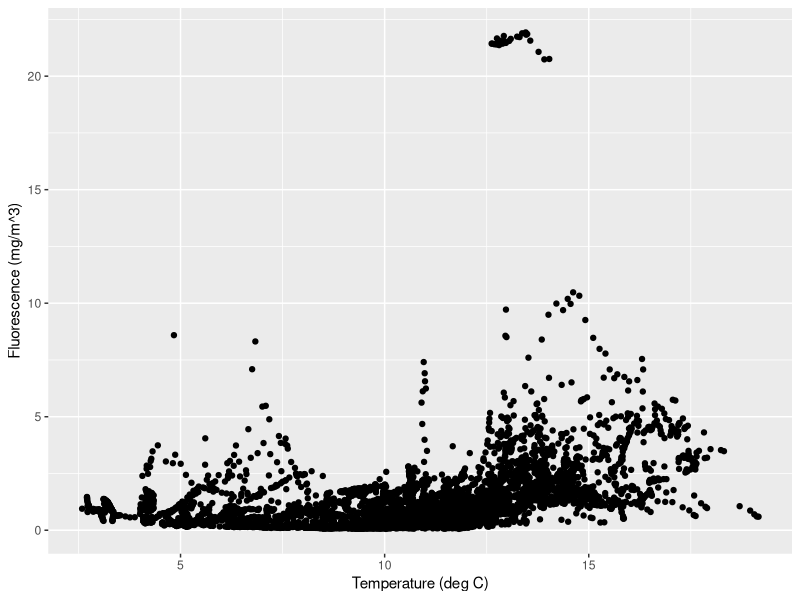
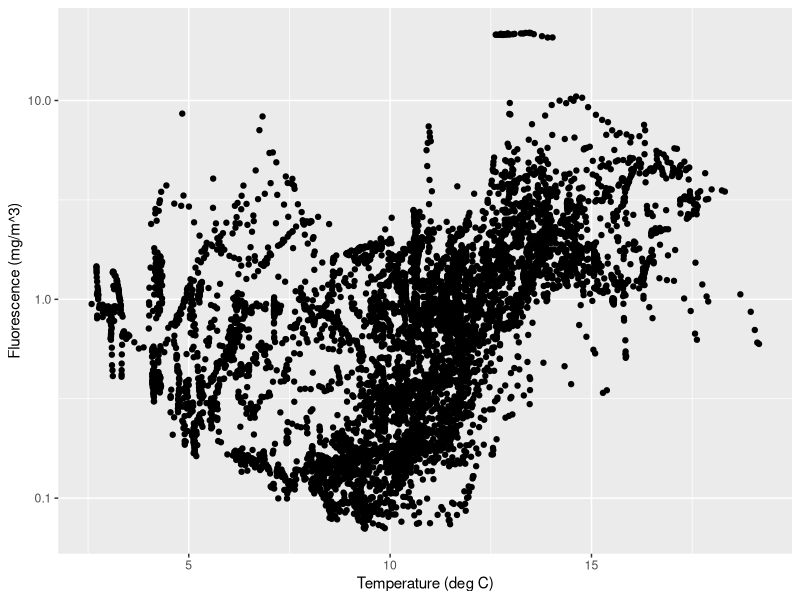
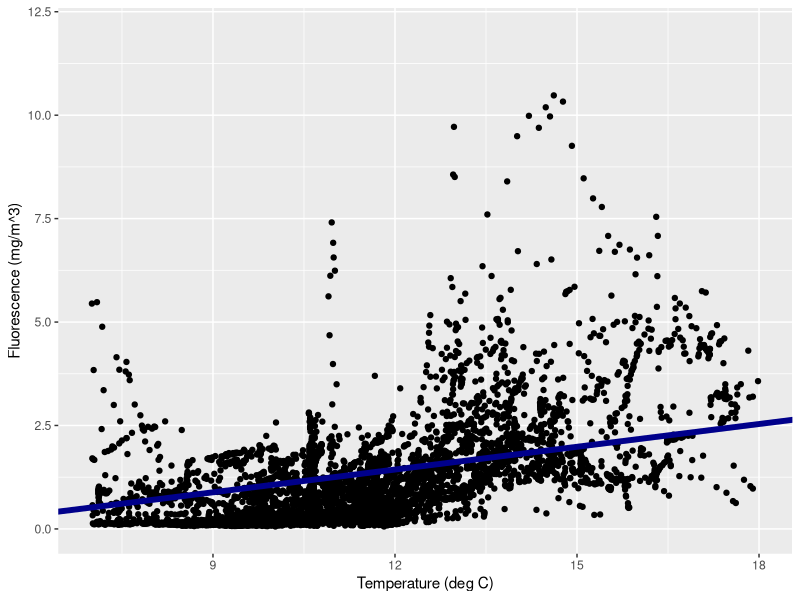
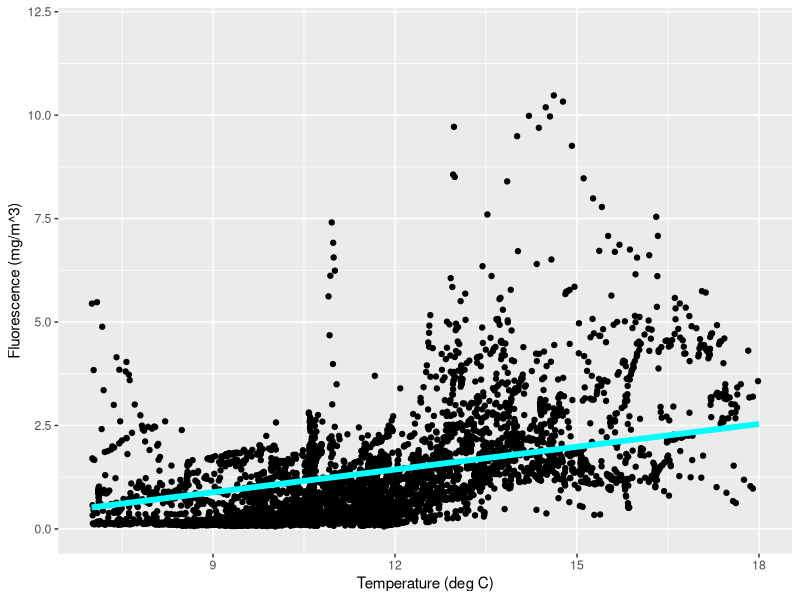
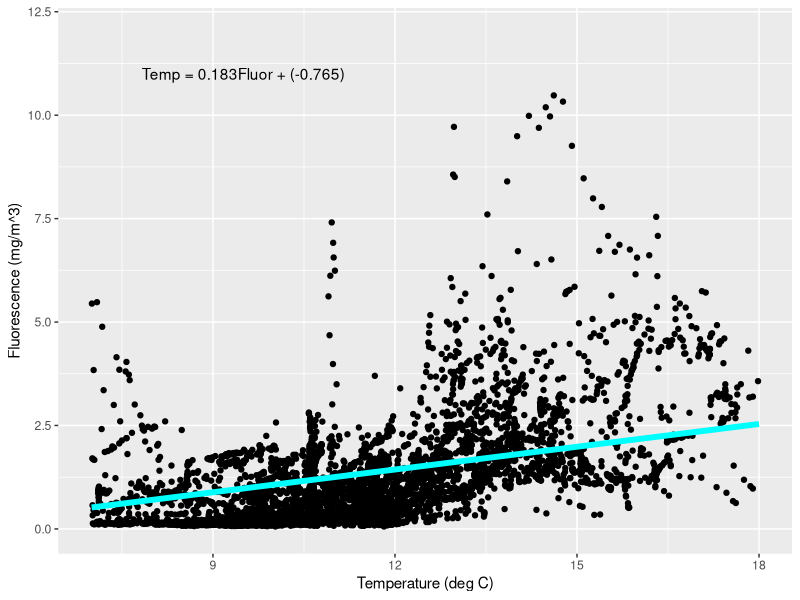
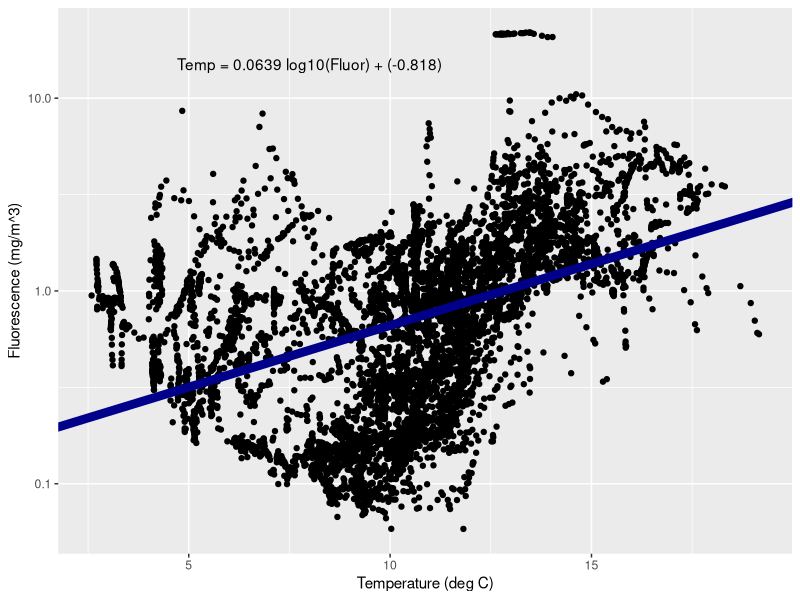
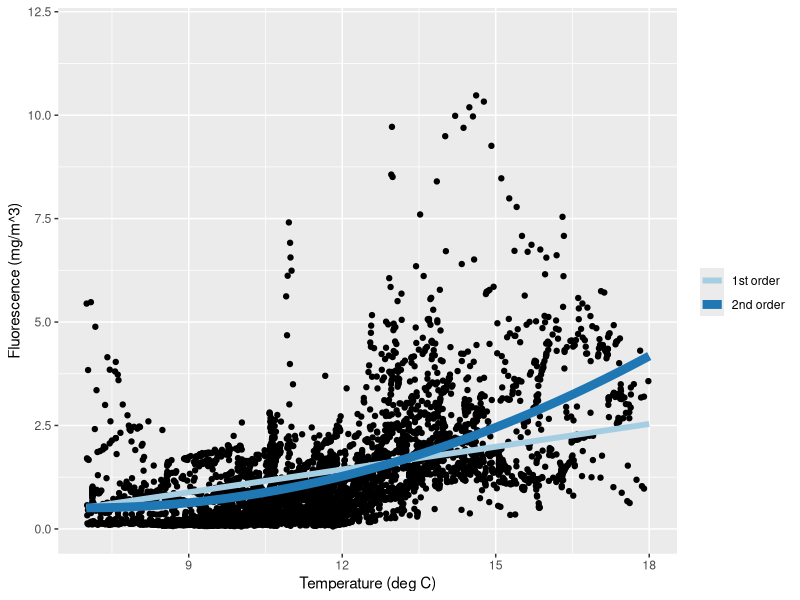

Source code (R) for these figures, in order:
## ---- chunk 1
library(ggplot2)
## ---- chunk 2
DATA <- read.csv("DaRTS_combined_data.csv")
## ---- chunk 3
ggplot(data = DATA) + 
  geom_point(mapping = aes(x = Temperature_C, y = Fluorescence)) +
  xlab('Temperature (deg C)') +
  ylab('Fluorescence (mg/m^3)') 
## ---- chunk 4
ggplot(data = DATA) + 
  geom_point(mapping = aes(x = Temperature_C, y = Fluorescence)) +
  xlab('Temperature (deg C)') +
  ylab('Fluorescence (mg/m^3)') +
  scale_y_log10(limits=c(0.07,22)) 
## ---- chunk 5
# create variables for our two parameters of interest
# NB: we want to the data to be vectors, rather than dataframe columns so we can 
# perform our analysis, hence we need to use the dollar sign, $, to index the DATA dataframe
temp <- DATA$Temperature_C
fl <- DATA$Fluorescence

# calculate the correlation coefficient
corValue <- cor.test(temp, fl, method="pearson")

# displaying the correlation coefficient
corValue
## ---- chunk 6
depths <- DATA$Depth

depths[1:10]
## ---- chunk 7
# make our list of indices
ind <- c(5,8,15,30)

# index depth with our indices
depths[ind]

# index temperature with our indices
temp[ind]
## ---- chunk 8
ind <- depths < 10

# print out the first 50 elements to see what this object looks like
ind[1:50] 

# Then index the depths object
depths[ind]
## ---- chunk 9
templog <- DATA$Temperature_C
fllog <- log10(DATA$Fluorescence)

# removing the NaNs and Infs:
# 1) make a boolean list of the good values
nonans <- is.finite(fllog)
# 2) index temp and fl objects using our boolean list
tempnonan <- templog[nonans]
flnonan <- fllog[nonans]

# calculate the correlation coefficient
corValue <- cor.test(tempnonan, flnonan)

# displaying the correlation coefficient
corValue
## ---- chunk 10
# fitting a linear model between the two variables
model1 <- lm(fl ~ temp)

# assigning the slope and intercept from the model to variables
intercept <- model1$coefficients[1]
slope <- model1$coefficients[2]

# adding the line to our plot
ggplot(data = DATA) + 
  geom_point(mapping = aes(x = Temperature_C, y = Fluorescence)) +
  geom_abline(slope=slope,intercept=intercept, size=2, color = "darkblue") +
  xlab('Temperature (deg C)') +
  ylab('Fluorescence (mg/m^3)') +
  xlim(7,18) + ylim(0,12)
## ---- chunk 11
# fitting a linear model between the two variables
model1 <- lm(fl ~ temp)

# assigning the slope and intercept from the model to variables
intercept <- model1$coefficients[1]
slope <- model1$coefficients[2]

# adding the line to our plot
ggplot(data = DATA) + 
  geom_point(mapping = aes(x = Temperature_C, y = Fluorescence)) +
  stat_function(fun = function(x) intercept + slope * x, size = 2, color = 'cyan') +
  xlab('Temperature (deg C)') +
  ylab('Fluorescence (mg/m^3)') +
  xlim(7,18) + ylim(0,12)

## ---- chunk 12
# fitting a linear model between the two variables
model1 <- lm(fl ~ temp)

# assigning the slope and intercept from the model to variables
intercept <- model1$coefficients[1]
slope <- model1$coefficients[2]

# adding the line to our plot: note we've added the line by three different methods
ggplot(data = DATA) + 
  geom_point(mapping = aes(x = Temperature_C, y = Fluorescence)) +
  stat_function(fun = function(x) intercept + slope * x, size = 2, color = 'cyan') +
  xlab('Temperature (deg C)') +
  ylab('Fluorescence (mg/m^3)') +
  xlim(7,18) + ylim(0,12) +
  annotate("text", x = 9.5, y = 11, label = paste("Temp = ", format(slope, digits=3), "Fluor + (", format(intercept,digits=3), ")", sep="")) # let's add the equation to the figure

## ---- chunk 13
# fitting a linear model between the two variables
modelLog <- lm(flnonan ~ tempnonan)

# assigning the slope and intercept fromt the model to variables
interceptLog <- modelLog$coefficients[1]
slopeLog <- modelLog$coefficients[2]

# adding the line to our plot
ggplot(data = DATA) + 
  geom_point(mapping = aes(x = Temperature_C, y = Fluorescence)) +
  geom_abline(slope=slopeLog,intercept=interceptLog, size=3, color = "darkblue") +
  xlab('Temperature (deg C)') +
  ylab('Fluorescence (mg/m^3)') +
  scale_y_log10() +
  annotate("text", x = 8, y = 15, label = paste("Temp = ", format(slopeLog, digits=3), " log10(Fluor) + (", format(interceptLog,digits=3), ")", sep="")) # let's add the equation to the figure
## ---- chunk 14
# fitting a 2nd and 3rd order polynomial between the two variables
model2 <- lm(fl ~ temp + I(temp^2))

# assigning the coefficients from the models to the variables
p2 <- model2$coefficients[3]
p1 <- model2$coefficients[2]
p0 <- model2$coefficients[1]

# adding the line to our plot: note only one of the above methods works for curves, stat_function
ggplot(data = DATA) + 
  geom_point(mapping = aes(x = Temperature_C, y = Fluorescence)) +
  stat_function(fun = function(x) intercept + slope * x, size = 2, aes(color = '1st order')) +
  stat_function(fun = function(x) p0 + p1 * x + p2 * (x^2), size = 3, aes(color = '2nd order')) +
  scale_colour_manual("",values = c("#a6cee3", "#1f78b4")) + # with Color-hex Color code
  xlab('Temperature (deg C)') +
  ylab('Fluorescence (mg/m^3)') +
  xlim(7,18) + ylim(0,12)

## ---- chunk 15
summary(model1)
## ---- chunk 16
summary(model2)
summary(modelLog)
## ---- chunk 17
# assigning summaries to variables
sum_model1 <- summary(model1)
sum_model2 <- summary(model2)
sum_model3 <- summary(modelLog)

# combining statistics into vectors
rsquare = c(sum_model1$r.squared,sum_model2$r.squared,sum_model3$r.squared)
adjrsquare = c(sum_model1$adj.r.squared,sum_model2$adj.r.squared,sum_model3$adj.r.squared)
std_error = c(sum_model1$sigma,sum_model2$sigma,sum_model3$sigma)

# unfortunately we can't extract the p-value in the same way, but we can calculate it separately
pvalue = c(pf(sum_model1$fstatistic[1],sum_model1$fstatistic[2],sum_model1$fstatistic[3],lower.tail = FALSE),
           pf(sum_model2$fstatistic[1],sum_model2$fstatistic[2],sum_model2$fstatistic[3],lower.tail = FALSE),
           pf(sum_model3$fstatistic[1],sum_model3$fstatistic[2],sum_model3$fstatistic[3],lower.tail = FALSE))


# creating a dataframe containing the model statistics
statsData = data.frame(rsquare,adjrsquare,std_error,pvalue,row.names=c("model1","model2","modelLog"))
statsData
## ---- chunk 18
templog <- DATA$Temperature_C
fllog <- log10(DATA$Fluorescence)
sal <- DATA$Salinity_PSU

# removing the NaNs and Infs
nonans <- is.finite(fllog)
tempnonan <- templog[nonans]
flnonan <- fllog[nonans]
salnonan <- sal[nonans]

modelLog_ts <- lm(flnonan ~ tempnonan + salnonan)

summary(modelLog_ts)
## ---- chunk 19
templog <- DATA$Temperature_C
fllog <- log10(DATA$Fluorescence)
sal <- DATA$Salinity_PSU
doy <- DATA$doy

# removing the NaNs and Infs
nonans <- is.finite(fllog)
tempnonan <- templog[nonans]
flnonan <- fllog[nonans]
salnonan <- sal[nonans]
doynonan <- doy[nonans]

modelLog_tsdoy <- lm(flnonan ~ tempnonan + salnonan +doynonan)

summary(modelLog_tsdoy)
